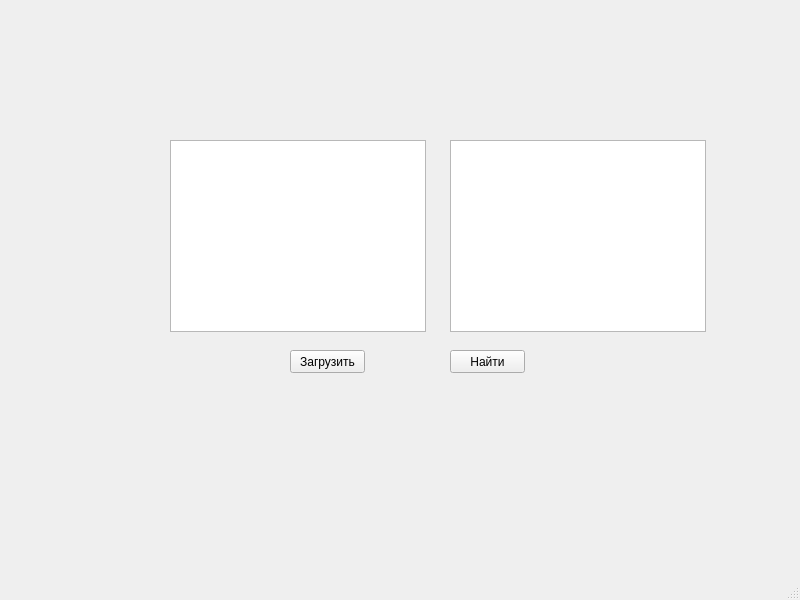
<?xml version="1.0" encoding="UTF-8"?>
<ui version="4.0">
 <class>MainWindow</class>
 <widget class="QMainWindow" name="MainWindow">
  <property name="geometry">
   <rect>
    <x>0</x>
    <y>0</y>
    <width>800</width>
    <height>600</height>
   </rect>
  </property>
  <property name="windowTitle">
   <string>MainWindow</string>
  </property>
  <widget class="QWidget" name="centralwidget">
   <widget class="QTextBrowser" name="textBrowser">
    <property name="geometry">
     <rect>
      <x>170</x>
      <y>140</y>
      <width>256</width>
      <height>192</height>
     </rect>
    </property>
   </widget>
   <widget class="QPushButton" name="pushButton">
    <property name="geometry">
     <rect>
      <x>290</x>
      <y>350</y>
      <width>75</width>
      <height>23</height>
     </rect>
    </property>
    <property name="text">
     <string>Загрузить</string>
    </property>
   </widget>
   <widget class="QTextBrowser" name="textBrowser_2">
    <property name="geometry">
     <rect>
      <x>450</x>
      <y>140</y>
      <width>256</width>
      <height>192</height>
     </rect>
    </property>
   </widget>
   <widget class="QPushButton" name="pushButton_2">
    <property name="geometry">
     <rect>
      <x>450</x>
      <y>350</y>
      <width>75</width>
      <height>23</height>
     </rect>
    </property>
    <property name="text">
     <string>Найти</string>
    </property>
   </widget>
  </widget>
  <widget class="QMenuBar" name="menubar">
   <property name="geometry">
    <rect>
     <x>0</x>
     <y>0</y>
     <width>800</width>
     <height>21</height>
    </rect>
   </property>
  </widget>
  <widget class="QStatusBar" name="statusbar"/>
 </widget>
 <resources/>
 <connections/>
</ui>
